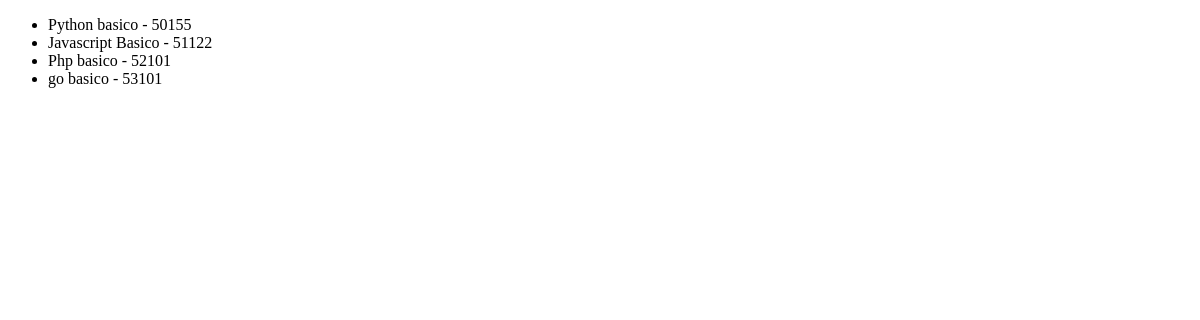
Page /app-coder/lista-cursos/ on the earlier database version.
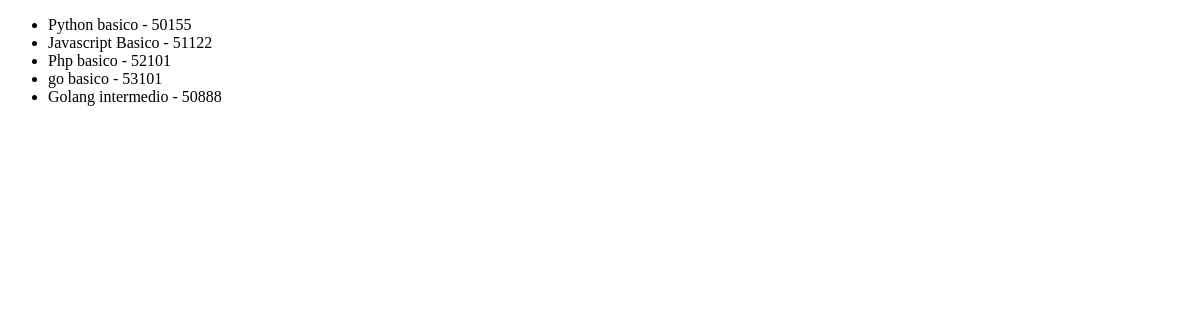
Same page on the later database version.
### AppCoder/models.py (models this page shows, shortened)
class Curso(models.Model):
    nombre = models.CharField(max_length=40)
    camada = models.IntegerField()

### AppCoder/views.py (the view)
# urls.py: path('lista-cursos/', lista_cursos),
def lista_cursos(req):
    lista = Curso.objects.all()
    return render(req, "lista_cursos.html", {"lista_cursos": lista})

### AppCoder/templates/lista_cursos.html (shortened to what this page needs)
<!DOCTYPE html>
<html lang="en">
<head>
</head>
<body>
<ul>
    {% for curso in lista_cursos %}
        <li> {{curso.nombre}} - {{curso.camada}} </li>
    {% endfor %}
</ul>
</body>
</html>

Differences in the rows shown:
added Curso: nombre "Golang intermedio", camada "50888"
